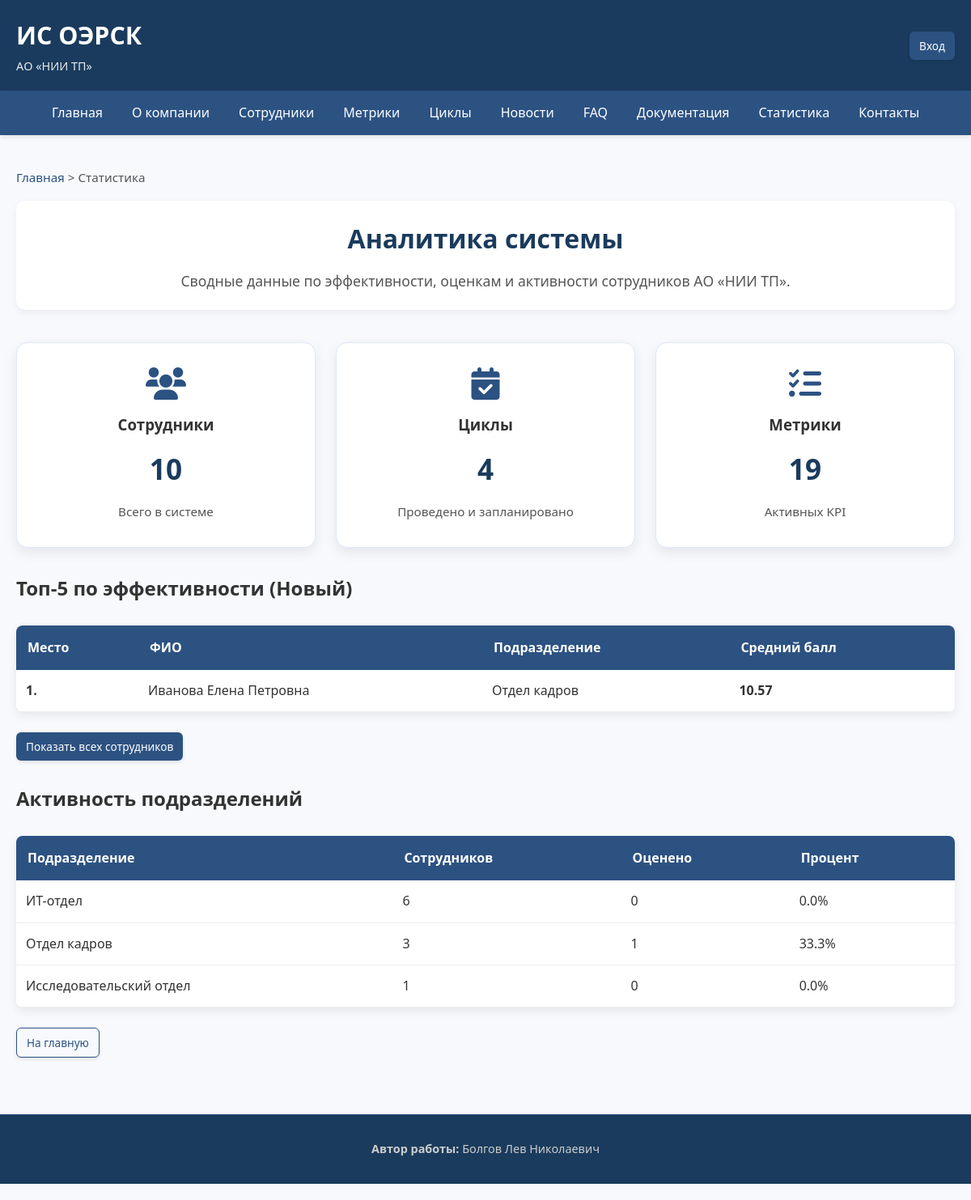
Screenshot of /stats with the database file from the repository.
### app/models.py (models this page shows)
class EvaluationCycle(db.Model):
    __tablename__ = 'evaluation_cycles'
    id = db.Column(db.Integer, primary_key=True)
    name = db.Column(db.String(100), nullable=False)
    start_date = db.Column(db.DateTime, nullable=False)
    end_date = db.Column(db.DateTime, nullable=False)
    is_active = db.Column(db.Boolean, default=True)
    description = db.Column(db.Text)
    evaluations = db.relationship('EmployeeMetric', backref='cycle', cascade="all, delete", lazy='dynamic')
    feedbacks = db.relationship('Feedback', backref='cycle', cascade="all, delete", lazy='dynamic')

class Employee(db.Model, UserMixin):
    __tablename__ = 'employees'
    id = db.Column(db.Integer, primary_key=True)
    full_name = db.Column(db.String(150), nullable=False)
    email = db.Column(db.String(120), unique=True, nullable=False)
    password_hash = db.Column(db.String(255), nullable=False)
    role_id = db.Column(db.Integer, db.ForeignKey('roles.id'), nullable=False)
    department_id = db.Column(db.Integer, db.ForeignKey('departments.id'), nullable=False)
    position_id = db.Column(db.Integer, db.ForeignKey('positions.id'), nullable=False)
    ip_address = db.Column(db.String(45))
    hire_date = db.Column(db.DateTime, default=datetime.utcnow)
    is_active = db.Column(db.Boolean, default=True)
    photo = db.Column(db.String(255), nullable=True)
    role = db.relationship('Role')
    department = db.relationship('Department')
    position = db.relationship('Position')
    metrics_received = db.relationship('EmployeeMetric', foreign_keys='EmployeeMetric.employee_id', backref='employee')
    received_feedback = db.relationship('Feedback', foreign_keys='Feedback.employee_id', backref='employee')
    sender_feedbacks = db.relationship('Feedback', foreign_keys='Feedback.sender_id', backref='sender')
    faqs_created = db.relationship('FAQ', backref='author')
    news_created = db.relationship('News', backref='author')

class Department(db.Model):
    __tablename__ = 'departments'
    id = db.Column(db.Integer, primary_key=True)
    name = db.Column(db.String(100), nullable=False, unique=True)
    description = db.Column(db.Text)

### app/views.py (the view)
@views.route('/stats')
def stats():
    total_emps = Employee.query.filter_by(is_active=True).count()
    total_cycles = EvaluationCycle.query.count()
    active_metrics = PerformanceMetric.query.filter_by(is_active=True).count()
    feedback_count = Feedback.query.count()
    active_cycle = EvaluationCycle.query.filter_by(is_active=True).first()
    if not active_cycle:
        flash("Нет активного цикла оценки.", "info")
        top_employees = []
        evaluated_count = 0
        not_evaluated_count = 0
        department_stats = []
        category_names = []
        category_scores = []
        all_scores = []
        dept_names = []
        dept_avg_scores = []
    else:
        from sqlalchemy import func
        top_employee_data = db.session.query(
            Employee.full_name,
            Department.name.label('dept_name'),
            func.avg(EmployeeMetric.score).label('avg_score')
        ).join(EmployeeMetric, Employee.id == EmployeeMetric.employee_id) \
         .join(Department, Employee.department_id == Department.id) \
         .filter(EmployeeMetric.cycle_id == active_cycle.id) \
         .group_by(Employee.id, Department.name) \
         .order_by(func.avg(EmployeeMetric.score).desc()) \
         .limit(5).all()
        top_employees = [
            {"full_name": row.full_name, "department": {"name": row.dept_name}, "avg_score": float(row.avg_score)}
            for row in top_employee_data
        ]
        all_employees = Employee.query.filter_by(is_active=True).all()
        evaluated_ids = {item[0] for item in db.session.query(EmployeeMetric.employee_id).filter(
            EmployeeMetric.cycle_id == active_cycle.id
        ).distinct().all()}
        evaluated_count = len(evaluated_ids)
        not_evaluated_count = len(all_employees) - evaluated_count
        department_stats = []
        for dept in Department.query.all():
            emps = Employee.query.filter_by(department_id=dept.id, is_active=True).all()
            if emps:
                total = len(emps)
                evaluated = len([e for e in emps if e.id in evaluated_ids])
                percent = (evaluated / total) * 100
                department_stats.append({
                    "name": dept.name,
                    "total": total,
                    "evaluated": evaluated,
                    "percent": round(percent, 1)
                })
        all_scores = [float(row.score) for row in db.session.query(EmployeeMetric.score).filter(
            EmployeeMetric.cycle_id == active_cycle.id
        ).all()]
        dept_avg_data = db.session.query(
            Department.name,
            func.avg(EmployeeMetric.score).label('avg_score')
        ).join(Employee, Department.id == Employee.department_id) \
         .join(EmployeeMetric, Employee.id == EmployeeMetric.employee_id) \
         .filter(EmployeeMetric.cycle_id == active_cycle.id) \
         .group_by(Department.id, Department.name).all()
        dept_names = [row.name for row in dept_avg_data]
        dept_avg_scores = [float(row.avg_score) for row in dept_avg_data]
        category_data = db.session.query(
            MetricCategory.name,
            func.avg(EmployeeMetric.score).label('avg_score')
        ).join(PerformanceMetric, EmployeeMetric.metric_id == PerformanceMetric.id) \
        .join(MetricCategory, PerformanceMetric.category_id == MetricCategory.id) \
        .filter(EmployeeMetric.cycle_id == active_cycle.id) \
        .group_by(MetricCategory.id, MetricCategory.name) \
        .all()
        category_names = [item.name for item in category_data]
        category_scores = [float(item.avg_score) if item.avg_score else 0.0 for item in category_data]
    breadcrumbs = [("Главная", url_for('views.index')), ("Статистика", url_for('views.stats'))]
    return render_with_breadcrumbs('stats.html', breadcrumbs,
                                   total_emps=total_emps,
                                   total_cycles=total_cycles,
                                   active_metrics=active_metrics,
                                   feedback_count=feedback_count,
                                   active_cycle=active_cycle,
                                   top_employees=top_employees,
                                   evaluated_count=evaluated_count,
                                   not_evaluated_count=not_evaluated_count,
                                   department_stats=department_stats,
                                   category_names=category_names,
                                   category_scores=category_scores,
                                   all_scores=all_scores,
                                   dept_names=dept_names,
                                   dept_avg_scores=dept_avg_scores)

### app/views.py (called while the page is built)
def render_with_breadcrumbs(template, breadcrumbs, **context):
    return render_template(template, breadcrumbs=breadcrumbs, **context)

### app/templates/stats.html (shortened to what this page needs)
{% extends "base.html" %}
{% block content %}
<div class="page-header">
    <h1>Аналитика системы</h1>
    <p class="lead">
        Сводные данные по эффективности, оценкам и активности сотрудников АО «НИИ ТП».
    </p>
</div>
<div class="grid-2col">
    <div class="stat-card">
        <i class="fas fa-users"></i>
        <h3>Сотрудники</h3>
        <p class="stat-number">{{ total_emps }}</p>
        <p class="stat-desc">Всего в системе</p>
    </div>
    <div class="stat-card">
        <i class="fas fa-calendar-check"></i>
        <h3>Циклы</h3>
        <p class="stat-number">{{ total_cycles }}</p>
        <p class="stat-desc">Проведено и запланировано</p>
    </div>
    <div class="stat-card">
        <i class="fas fa-tasks"></i>
        <h3>Метрики</h3>
        <p class="stat-number">{{ active_metrics }}</p>
        <p class="stat-desc">Активных KPI</p>
    </div>
</div>
{% if active_cycle %}
    <div class="section">
        <h2>Топ-5 по эффективности ({{ active_cycle.name }})</h2>
        {% if top_employees %}
        <table>
            <thead>
                <tr>
                    <th>Место</th>
                    <th>ФИО</th>
                    <th>Подразделение</th>
                    <th>Средний балл</th>
                </tr>
            </thead>
            <tbody>
                {% for emp in top_employees %}
                <tr>
                    <td><strong>{{ loop.index }}.</strong></td>
                    <td>{{ emp.full_name }}</td>
                    <td>{{ emp.department.name }}</td>
                    <td><strong>{{ "%.2f"|format(emp.avg_score) }}</strong></td>
                </tr>
                {% endfor %}
            </tbody>
        </table>
        <div class="action-buttons" style="margin-top: 1rem;">
            <a href="{{ url_for('views.all_employees') }}" class="btn btn-secondary">
                Показать всех сотрудников
            </a>
        </div>
        {% else %}
        <p>Нет данных по оценкам.</p>
        {% endif %}
    </div>
    <div class="section">
        <h2>Активность подразделений</h2>
        {% if department_stats %}
        <table>
            <thead>
                <tr>
                    <th>Подразделение</th>
                    <th>Сотрудников</th>
                    <th>Оценено</th>
                    <th>Процент</th>
                </tr>
            </thead>
            <tbody>
                {% for dept in department_stats %}
                <tr>
                    <td>{{ dept.name }}</td>
                    <td>{{ dept.total }}</td>
                    <td>{{ dept.evaluated }}</td>
                    <td>{{ dept.percent }}%</td>
                </tr>
                {% endfor %}
            </tbody>
        </table>
        {% else %}
        <p>Нет данных по подразделениям.</p>
        {% endif %}
    </div>
{% else %}
    <div class="alert alert-info">
        Нет активного цикла оценки. Данные по эффективности недоступны.
    </div>
{% endif %}
<div class="action-buttons">
    <a href="{{ url_for('views.index') }}" class="btn btn-outline">На главную</a>
</div>
{% endblock %}

### app/static/styles.css (style rules this page uses)
* { margin: 0; padding: 0; box-sizing: border-box; }
body { font-family: 'Segoe UI', Tahoma, Geneva, Verdana, sans-serif; line-height: 1.7; color: #333; background-color: #f7f9fc; padding-bottom: 20px; }
.btn { display: inline-block; padding: 10px 18px; background: #2c5282; color: white; border: none; border-radius: 6px; text-decoration: none; font-size: 0.95em; font-weight: 500; cursor: pointer; transition: all 0.3s ease; box-shadow: 0 2px 4px rgba(0, 0, 0, 0.1); }
.btn-outline { background: transparent; border: 1px solid #2c5282; color: #2c5282; }
table { width: 100%; border-collapse: collapse; margin: 25px 0; background: white; border-radius: 8px; overflow: hidden; box-shadow: 0 4px 12px rgba(0, 0, 0, 0.08); }
table th { background: #2c5282; color: white; padding: 14px; text-align: left; font-weight: 600; }
table td { padding: 12px; border-bottom: 1px solid #eee; }
.action-buttons { display: flex; gap: 10px; margin-top: 12px; }
.action-buttons .btn { padding: 6px 12px; font-size: 0.85em; }
.page-header { text-align: center; margin-bottom: 40px; padding: 20px; background: white; border-radius: 12px; box-shadow: 0 4px 10px rgba(0, 0, 0, 0.06); }
.page-header h1 { color: #1a3b5d; font-size: 2em; margin-bottom: 10px; }
.page-header .lead { color: #555; font-size: 1.1em; }
.grid-2col { display: grid; grid-template-columns: repeat(auto-fit, minmax(280px, 1fr)); gap: 25px; margin-bottom: 30px; }
.stat-card { background: white; padding: 30px; border-radius: 14px; box-shadow: 0 6px 16px rgba(0, 0, 0, 0.08); border: 1px solid #e0e7ff; text-align: center; transition: transform 0.2s; }
.stat-card i { font-size: 2.5em; color: #2c5282; margin-bottom: 15px; }
.stat-number { font-size: 2.2em; font-weight: 600; color: #1a3b5d; margin: 10px 0; }
.stat-desc { color: #555; font-size: 0.95em; }

### rows the page displays
EvaluationCycle: name "Новый"
Employee: full_name "Иванова Елена Петровна", department.name "Отдел кадров", avg_score "10.57"
Department: name "ИТ-отдел", total "6", evaluated "0", percent "0.0"
Department: name "Отдел кадров", total "3", evaluated "1", percent "33.3"
Department: name "Исследовательский отдел", total "1", evaluated "0", percent "0.0"

### other values shown
{{ crumb[0] }} "Главная"
{{ crumb[0] }} "Статистика"
{{ total_emps }} "10"
{{ total_cycles }} "4"
{{ active_metrics }} "19"
